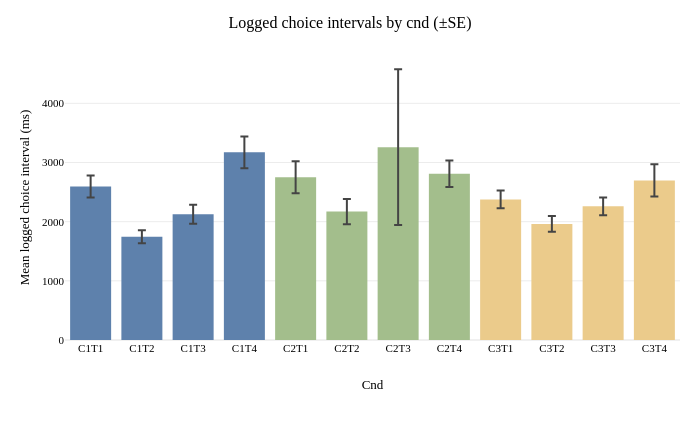
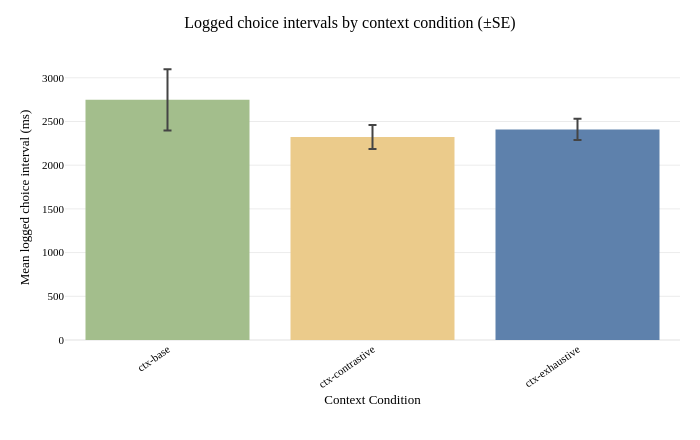
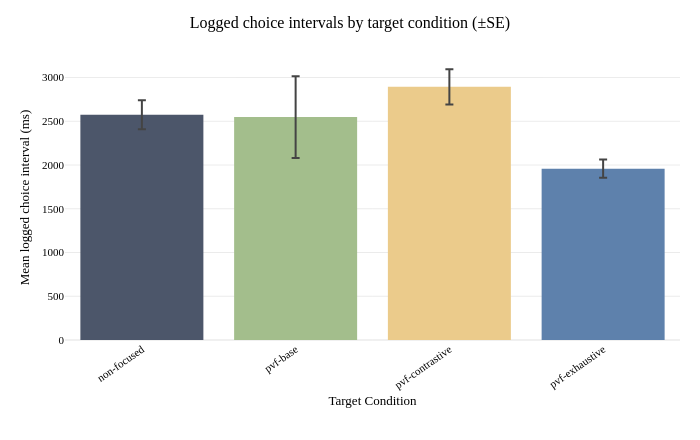

Source (notebook cell) for these figures, in order:
### Markdown cell above
#### Logged choice-interval plots

Combined-condition bars use the context color; target conditions can be read from the T1–T4 codes described above.

### Code cell
# Use the same condition colors as the reading-time figures.
choice_interval_figures = {}
for condition, summary in choice_summaries.items():
    figure = px.bar(
        summary, x=condition, y='mean_ms', color=condition,
        color_discrete_map=color_map, error_y=ERROR_BAR,
        hover_data={'sd_ms': ':.1f', 'se_ms': ':.1f', 'n_submissions': True},
        labels={condition: condition.replace('_', ' ').title(),
                'mean_ms': 'Mean logged choice interval (ms)'},
        title=f'Logged choice intervals by {condition.replace("_", " ")} (±{ERROR_BAR[:2].upper()})'
    )
    figure.update_layout(width=FIGURE_WIDTH, height=FIGURE_HEIGHT,
                         margin=dict(l=65, r=20, t=55, b=100), showlegend=False)
    figure.update_xaxes(tickangle=-35 if condition != 'cnd' else 0)
    choice_interval_figures[condition] = figure
    figure.show()

### Figure 1 — Plotly figure (JSON) as saved in the notebook; plotly's stock layout.template omitted (floating-point values rounded to 4 significant figures)
{"data": [{"customdata": [[1557.0, 186.1, 70.0]], "error_y": {"array": [186.1]}, "hovertemplate": "Cnd=%{x}<br>Mean logged choice interval (ms)=%{y}<br>sd_ms=%{customdata[0]:.1f}<br>se_ms=%{customdata[1]:.1f}<br>n_submissions=%{customdata[2]}<extra></extra>", "legendgroup": "C1T1", "marker": {"color": "#5e81ac", "pattern": {"shape": ""}}, "name": "C1T1", "orientation": "v", "showlegend": true, "textposition": "auto", "type": "bar", "x": ["C1T1"], "xaxis": "x", "y": [2594.0], "yaxis": "y"}, {"customdata": [[922.7, 110.3, 70.0]], "error_y": {"array": [110.3]}, "hovertemplate": "Cnd=%{x}<br>Mean logged choice interval (ms)=%{y}<br>sd_ms=%{customdata[0]:.1f}<br>se_ms=%{customdata[1]:.1f}<br>n_submissions=%{customdata[2]}<extra></extra>", "legendgroup": "C1T2", "marker": {"color": "#5e81ac", "pattern": {"shape": ""}}, "name": "C1T2", "orientation": "v", "showlegend": true, "textposition": "auto", "type": "bar", "x": ["C1T2"], "xaxis": "x", "y": [1744.0], "yaxis": "y"}, {"customdata": [[1333.0, 159.3, 70.0]], "error_y": {"array": [159.3]}, "hovertemplate": "Cnd=%{x}<br>Mean logged choice interval (ms)=%{y}<br>sd_ms=%{customdata[0]:.1f}<br>se_ms=%{customdata[1]:.1f}<br>n_submissions=%{customdata[2]}<extra></extra>", "legendgroup": "C1T3", "marker": {"color": "#5e81ac", "pattern": {"shape": ""}}, "name": "C1T3", "orientation": "v", "showlegend": true, "textposition": "auto", "type": "bar", "x": ["C1T3"], "xaxis": "x", "y": [2125.0], "yaxis": "y"}, {"customdata": [[2251.0, 269.1, 70.0]], "error_y": {"array": [269.1]}, "hovertemplate": "Cnd=%{x}<br>Mean logged choice interval (ms)=%{y}<br>sd_ms=%{customdata[0]:.1f}<br>se_ms=%{customdata[1]:.1f}<br>n_submissions=%{customdata[2]}<extra></extra>", "legendgroup": "C1T4", "marker": {"color": "#5e81ac", "pattern": {"shape": ""}}, "name": "C1T4", "orientation": "v", "showlegend": true, "textposition": "auto", "type": "bar", "x": ["C1T4"], "xaxis": "x", "y": [3172.0], "yaxis": "y"}, {"customdata": [[2271.0, 271.4, 70.0]], "error_y": {"array": [271.4]}, "hovertemplate": "Cnd=%{x}<br>Mean logged choice interval (ms)=%{y}<br>sd_ms=%{customdata[0]:.1f}<br>se_ms=%{customdata[1]:.1f}<br>n_submissions=%{customdata[2]}<extra></extra>", "legendgroup": "C2T1", "marker": {"color": "#a3be8c", "pattern": {"shape": ""}}, "name": "C2T1", "orientation": "v", "showlegend": true, "textposition": "auto", "type": "bar", "x": ["C2T1"], "xaxis": "x", "y": [2751.0], "yaxis": "y"}, {"customdata": [[1777.0, 212.4, 70.0]], "error_y": {"array": [212.4]}, "hovertemplate": "Cnd=%{x}<br>Mean logged choice interval (ms)=%{y}<br>sd_ms=%{customdata[0]:.1f}<br>se_ms=%{customdata[1]:.1f}<br>n_submissions=%{customdata[2]}<extra></extra>", "legendgroup": "C2T2", "marker": {"color": "#a3be8c", "pattern": {"shape": ""}}, "name": "C2T2", "orientation": "v", "showlegend": true, "textposition": "auto", "type": "bar", "x": ["C2T2"], "xaxis": "x", "y": [2170.0], "yaxis": "y"}, {"customdata": [[11020.0, 1317.0, 70.0]], "error_y": {"array": [1317.0]}, "hovertemplate": "Cnd=%{x}<br>Mean logged choice interval (ms)=%{y}<br>sd_ms=%{customdata[0]:.1f}<br>se_ms=%{customdata[1]:.1f}<br>n_submissions=%{customdata[2]}<extra></extra>", "legendgroup": "C2T3", "marker": {"color": "#a3be8c", "pattern": {"shape": ""}}, "name": "C2T3", "orientation": "v", "showlegend": true, "textposition": "auto", "type": "bar", "x": ["C2T3"], "xaxis": "x", "y": [3259.0], "yaxis": "y"}, {"customdata": [[1867.0, 223.1, 70.0]], "error_y": {"array": [223.1]}, "hovertemplate": "Cnd=%{x}<br>Mean logged choice interval (ms)=%{y}<br>sd_ms=%{customdata[0]:.1f}<br>se_ms=%{customdata[1]:.1f}<br>n_submissions=%{customdata[2]}<extra></extra>", "legendgroup": "C2T4", "marker": {"color": "#a3be8c", "pattern": {"shape": ""}}, "name": "C2T4", "orientation": "v", "showlegend": true, "textposition": "auto", "type": "bar", "x": ["C2T4"], "xaxis": "x", "y": [2811.0], "yaxis": "y"}, {"customdata": [[1258.0, 150.4, 70.0]], "error_y": {"array": [150.4]}, "hovertemplate": "Cnd=%{x}<br>Mean logged choice interval (ms)=%{y}<br>sd_ms=%{customdata[0]:.1f}<br>se_ms=%{customdata[1]:.1f}<br>n_submissions=%{customdata[2]}<extra></extra>", "legendgroup": "C3T1", "marker": {"color": "#ebcb8b", "pattern": {"shape": ""}}, "name": "C3T1", "orientation": "v", "showlegend": true, "textposition": "auto", "type": "bar", "x": ["C3T1"], "xaxis": "x", "y": [2376.0], "yaxis": "y"}, {"customdata": [[1114.0, 133.1, 70.0]], "error_y": {"array": [133.1]}, "hovertemplate": "Cnd=%{x}<br>Mean logged choice interval (ms)=%{y}<br>sd_ms=%{customdata[0]:.1f}<br>se_ms=%{customdata[1]:.1f}<br>n_submissions=%{customdata[2]}<extra></extra>", "legendgroup": "C3T2", "marker": {"color": "#ebcb8b", "pattern": {"shape": ""}}, "name": "C3T2", "orientation": "v", "showlegend": true, "textposition": "auto", "type": "bar", "x": ["C3T2"], "xaxis": "x", "y": [1962.0], "yaxis": "y"}, {"customdata": [[1249.0, 149.3, 70.0]], "error_y": {"array": [149.3]}, "hovertemplate": "Cnd=%{x}<br>Mean logged choice interval (ms)=%{y}<br>sd_ms=%{customdata[0]:.1f}<br>se_ms=%{customdata[1]:.1f}<br>n_submissions=%{customdata[2]}<extra></extra>", "legendgroup": "C3T3", "marker": {"color": "#ebcb8b", "pattern": {"shape": ""}}, "name": "C3T3", "orientation": "v", "showlegend": true, "textposition": "auto", "type": "bar", "x": ["C3T3"], "xaxis": "x", "y": [2259.0], "yaxis": "y"}, {"customdata": [[2288.0, 273.5, 70.0]], "error_y": {"array": [273.5]}, "hovertemplate": "Cnd=%{x}<br>Mean logged choice interval (ms)=%{y}<br>sd_ms=%{customdata[0]:.1f}<br>se_ms=%{customdata[1]:.1f}<br>n_submissions=%{customdata[2]}<extra></extra>", "legendgroup": "C3T4", "marker": {"color": "#ebcb8b", "pattern": {"shape": ""}}, "name": "C3T4", "orientation": "v", "showlegend": true, "textposition": "auto", "type": "bar", "x": ["C3T4"], "xaxis": "x", "y": [2697.0], "yaxis": "y"}], "layout": {"barmode": "relative", "height": 440, "legend": {"title": {"text": "Cnd"}, "tracegroupgap": 0}, "margin": {"b": 100, "l": 65, "r": 20, "t": 55}, "showlegend": false, "title": {"text": "Logged choice intervals by cnd (±SE)"}, "width": 700, "xaxis": {"anchor": "y", "categoryarray": ["C1T1", "C1T2", "C1T3", "C1T4", "C2T1", "C2T2", "C2T3", "C2T4", "C3T1", "C3T2", "C3T3", "C3T4"], "categoryorder": "array", "domain": [0, 1], "tickangle": 0, "title": {"text": "Cnd"}}, "yaxis": {"anchor": "x", "domain": [0, 1], "title": {"text": "Mean logged choice interval (ms)"}}}}

### Figure 2 — Plotly figure (JSON) as saved in the notebook; plotly's stock layout.template omitted (floating-point values rounded to 4 significant figures)
{"data": [{"customdata": [[2927.0, 349.9, 70.0]], "error_y": {"array": [349.9]}, "hovertemplate": "Context Condition=%{x}<br>Mean logged choice interval (ms)=%{y}<br>sd_ms=%{customdata[0]:.1f}<br>se_ms=%{customdata[1]:.1f}<br>n_submissions=%{customdata[2]}<extra></extra>", "legendgroup": "ctx-base", "marker": {"color": "#a3be8c", "pattern": {"shape": ""}}, "name": "ctx-base", "orientation": "v", "showlegend": true, "textposition": "auto", "type": "bar", "x": ["ctx-base"], "xaxis": "x", "y": [2748.0], "yaxis": "y"}, {"customdata": [[1153.0, 137.8, 70.0]], "error_y": {"array": [137.8]}, "hovertemplate": "Context Condition=%{x}<br>Mean logged choice interval (ms)=%{y}<br>sd_ms=%{customdata[0]:.1f}<br>se_ms=%{customdata[1]:.1f}<br>n_submissions=%{customdata[2]}<extra></extra>", "legendgroup": "ctx-contrastive", "marker": {"color": "#ebcb8b", "pattern": {"shape": ""}}, "name": "ctx-contrastive", "orientation": "v", "showlegend": true, "textposition": "auto", "type": "bar", "x": ["ctx-contrastive"], "xaxis": "x", "y": [2323.0], "yaxis": "y"}, {"customdata": [[1017.0, 121.6, 70.0]], "error_y": {"array": [121.6]}, "hovertemplate": "Context Condition=%{x}<br>Mean logged choice interval (ms)=%{y}<br>sd_ms=%{customdata[0]:.1f}<br>se_ms=%{customdata[1]:.1f}<br>n_submissions=%{customdata[2]}<extra></extra>", "legendgroup": "ctx-exhaustive", "marker": {"color": "#5e81ac", "pattern": {"shape": ""}}, "name": "ctx-exhaustive", "orientation": "v", "showlegend": true, "textposition": "auto", "type": "bar", "x": ["ctx-exhaustive"], "xaxis": "x", "y": [2409.0], "yaxis": "y"}], "layout": {"barmode": "relative", "height": 440, "legend": {"title": {"text": "Context Condition"}, "tracegroupgap": 0}, "margin": {"b": 100, "l": 65, "r": 20, "t": 55}, "showlegend": false, "title": {"text": "Logged choice intervals by context condition (±SE)"}, "width": 700, "xaxis": {"anchor": "y", "categoryarray": ["ctx-base", "ctx-contrastive", "ctx-exhaustive"], "categoryorder": "array", "domain": [0, 1], "tickangle": -35, "title": {"text": "Context Condition"}}, "yaxis": {"anchor": "x", "domain": [0, 1], "title": {"text": "Mean logged choice interval (ms)"}}}}

### Figure 3 — Plotly figure (JSON) as saved in the notebook; plotly's stock layout.template omitted (floating-point values rounded to 4 significant figures)
{"data": [{"customdata": [[1389.0, 166.0, 70.0]], "error_y": {"array": [166.0]}, "hovertemplate": "Target Condition=%{x}<br>Mean logged choice interval (ms)=%{y}<br>sd_ms=%{customdata[0]:.1f}<br>se_ms=%{customdata[1]:.1f}<br>n_submissions=%{customdata[2]}<extra></extra>", "legendgroup": "non-focused", "marker": {"color": "#4c566a", "pattern": {"shape": ""}}, "name": "non-focused", "orientation": "v", "showlegend": true, "textposition": "auto", "type": "bar", "x": ["non-focused"], "xaxis": "x", "y": [2574.0], "yaxis": "y"}, {"customdata": [[3917.0, 468.2, 70.0]], "error_y": {"array": [468.2]}, "hovertemplate": "Target Condition=%{x}<br>Mean logged choice interval (ms)=%{y}<br>sd_ms=%{customdata[0]:.1f}<br>se_ms=%{customdata[1]:.1f}<br>n_submissions=%{customdata[2]}<extra></extra>", "legendgroup": "pvf-base", "marker": {"color": "#a3be8c", "pattern": {"shape": ""}}, "name": "pvf-base", "orientation": "v", "showlegend": true, "textposition": "auto", "type": "bar", "x": ["pvf-base"], "xaxis": "x", "y": [2548.0], "yaxis": "y"}, {"customdata": [[1684.0, 201.3, 70.0]], "error_y": {"array": [201.3]}, "hovertemplate": "Target Condition=%{x}<br>Mean logged choice interval (ms)=%{y}<br>sd_ms=%{customdata[0]:.1f}<br>se_ms=%{customdata[1]:.1f}<br>n_submissions=%{customdata[2]}<extra></extra>", "legendgroup": "pvf-contrastive", "marker": {"color": "#ebcb8b", "pattern": {"shape": ""}}, "name": "pvf-contrastive", "orientation": "v", "showlegend": true, "textposition": "auto", "type": "bar", "x": ["pvf-contrastive"], "xaxis": "x", "y": [2893.0], "yaxis": "y"}, {"customdata": [[884.2, 105.7, 70.0]], "error_y": {"array": [105.7]}, "hovertemplate": "Target Condition=%{x}<br>Mean logged choice interval (ms)=%{y}<br>sd_ms=%{customdata[0]:.1f}<br>se_ms=%{customdata[1]:.1f}<br>n_submissions=%{customdata[2]}<extra></extra>", "legendgroup": "pvf-exhaustive", "marker": {"color": "#5e81ac", "pattern": {"shape": ""}}, "name": "pvf-exhaustive", "orientation": "v", "showlegend": true, "textposition": "auto", "type": "bar", "x": ["pvf-exhaustive"], "xaxis": "x", "y": [1959.0], "yaxis": "y"}], "layout": {"barmode": "relative", "height": 440, "legend": {"title": {"text": "Target Condition"}, "tracegroupgap": 0}, "margin": {"b": 100, "l": 65, "r": 20, "t": 55}, "showlegend": false, "title": {"text": "Logged choice intervals by target condition (±SE)"}, "width": 700, "xaxis": {"anchor": "y", "categoryarray": ["non-focused", "pvf-base", "pvf-contrastive", "pvf-exhaustive"], "categoryorder": "array", "domain": [0, 1], "tickangle": -35, "title": {"text": "Target Condition"}}, "yaxis": {"anchor": "x", "domain": [0, 1], "title": {"text": "Mean logged choice interval (ms)"}}}}
